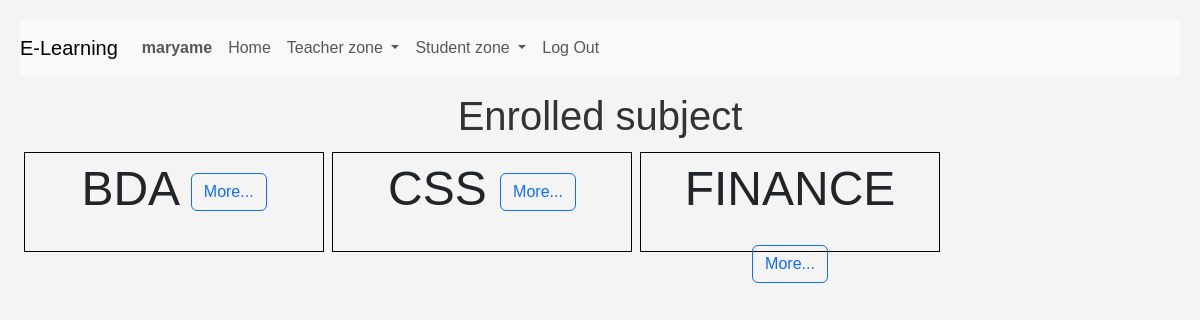
The app's page /enrolled_subject (signed in) with its own data.
### e_learning/models.py (models this page shows)
class User(AbstractUser):
    pass

class Subject(models.Model):
    subject_name = models.CharField(max_length=100 ,unique=True)
    subject_description =models.TextField(blank=True)
    created_at = models.DateTimeField(auto_now_add=True)
    teacher = models.ForeignKey(Teacher, on_delete=models.CASCADE, related_name="subject_teacher")
    course= models.ManyToManyField(Course ,related_name="course_subject")
    enrolled_by = models.ManyToManyField(Student, through='enroll' , through_fields=('subject', 'student'),related_name='enrolled_sub')

### e_learning/views.py (the view)
# urls.py: path("enrolled_subject",views.enrolled_subject,name="enrolled_subject"),
@login_required
def enrolled_subject(request):
    user=request.user
    user1=User.objects.get(username=user)
    try:
        student=Student.objects.get(student_user=user1)
    except Student.DoesNotExist:
        student=0
    enrolled=enroll.objects.filter(student=student)
    enrolled_su=[]
    for i in enrolled:
        enrolled_su.append(i.subject)
    return render(request,"e_learning/enrolled_subject.html",{
                  "student":student,
                  "enrolled_su" :enrolled_su
                  })

### e_learning/templates/e_learning/enrolled_subject.html (shortened to what this page needs)
{% extends "e_learning/layout.html" %}
{% load static %}
{% block body %}
<h1> Enrolled subject</h1>
{% if student %}
<div style="display: flex; flex-wrap: wrap;
align-content: flex-start;
">
    {% for subject in enrolled_su %}
    <div id="subject{{subject.id}}" style="border: 1px solid black ; height: 100px;width: 300px; margin: 4px; text-align: center; font-size: 3em;" >
       {{subject.subject_name}}
       <a href="{%url 'subject' subject.subject_name %}" class="btn btn-outline-primary">More... </a>
    </div>
    {% endfor %}
</div>
{% endif %}
{% endblock %}

### e_learning/templates/e_learning/layout.html (shortened to what this page needs)
{% load static %}
<!DOCTYPE html>
<html lang="en">
    <head>
        <link href="https://cdn.jsdelivr.net/npm/bootstrap@5.3.3/dist/css/bootstrap.min.css" rel="stylesheet">
        <link rel="stylesheet" href="{% static 'e_learning/styles.css' %}" >
    </head>
    <body>
        <nav class="navbar navbar-expand-lg navbar-light bg-light">
            <a class="navbar-brand" href="#">E-Learning</a>
            <div>
              <ul class="navbar-nav mr-auto">
                {% if user.is_authenticated %}
                    <li class="nav-item">
                        <a class="nav-link" href="{% url 'profil' %}"><strong>{{ user.username }}</strong></a>
                    </li>
                {% endif %}
                <li class="nav-item">
                  <a class="nav-link" href="{% url 'index' %}">Home</a>
                </li>
                {% if user.is_authenticated %}
                   <li class="nav-item dropdown">
                    <a class="nav-link dropdown-toggle"  role="button" data-bs-toggle="dropdown" aria-expanded="false">
                      Teacher zone
                    </a>
                  </li>
                  <li class="nav-item dropdown">
                    <a class="nav-link dropdown-toggle"  role="button" data-bs-toggle="dropdown" aria-expanded="false">
                      Student zone
                    </a>
                  </li>
                        <li class="nav-item"><a class="nav-link" href="{% url 'logout' %}">Log Out</a>
                    </li>
                {% endif %}
              </ul>
            </div>
          </nav>
        <div class="body">
            {% block body %}
            {% endblock %}
        </div>
    </body>
    </html>

### e_learning/static/e_learning/styles.css (style rules this page uses)
body { font-family: Arial, sans-serif; background-color: #f4f4f4; margin: 0; padding: 20px; }
h1 { text-align: center; color: #333; }

### records on screen
User: username "maryame"
Subject: subject_name "BDA"
Subject: subject_name "CSS"
Subject: subject_name "FINANCE"
